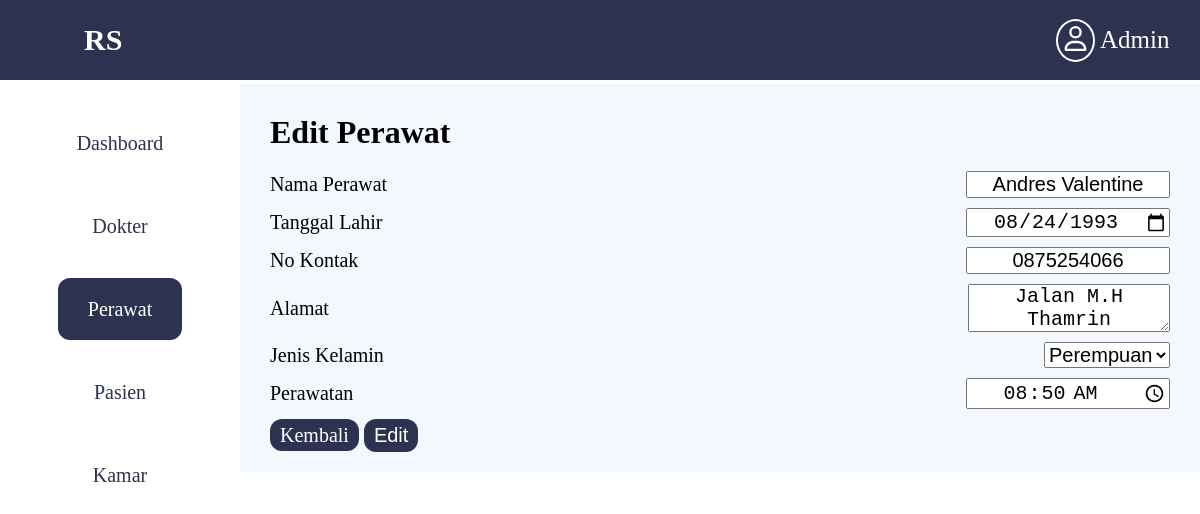
Page /uas/perawat/edit-perawat.php?id=75 on the committed database.
### tables this page shows
CREATE TABLE `perawat` (
  `id_perawat` int(11) NOT NULL,
  `nama_perawat` varchar(30) NOT NULL,
  `tanggal_lahir` date NOT NULL,
  `no_kontak` varchar(15) NOT NULL,
  `alamat` varchar(100) DEFAULT NULL,
  `gender` int(2) NOT NULL,
  `perawatan` time DEFAULT NULL
);

### uas/perawat/edit-perawat.php (the view, shortened to what this page needs)
<!DOCTYPE html>
<html lang="en">
<head>
  <link rel="stylesheet" href="style-edit-perawat.css">
</head>
<body>
  <div class="main-container">
    <div class="header">
      <p class="logo-header">RS</p>
      <div class="account">
        <div class="container-account">
          <img src="../img/icon/user-regular.svg" alt="">
        </div>
        <p>Admin</p>
      </div>
    </div>
    <div class="container">
      <div class="side-menu">
        <div class="dashboard-menu">
          <a href="../index.php">Dashboard</a>
        </div>
        <div class="dokter-menu">
          <a href="../dokter/index.php">Dokter</a>
        </div>
        <div class="perawat-menu">
          <a href="index.php">Perawat</a>
        </div>
        <div class="pasien-menu">
          <a href="../pasien/index.php">Pasien</a>
        </div>
        <div class="kamar-menu">
          <a href="../kamar/index.php">Kamar</a>
        </div>
      </div>
      <div class="right-side">
        <h1 class="judul">Edit Perawat</h1>
        <?php
            $koneksi = mysqli_connect("localhost","root","","uas_web");
            $id = $_GET['id'];
            $edit  = "SELECT * FROM perawat WHERE id_perawat='$id'";
            $hasil = mysqli_query($koneksi,$edit);
            $data = mysqli_fetch_array($hasil);
        ?>
        <div class="form-edit">
            <form method="POST" action="update-perawat.php" class="container-edit">
                <div class="nama">
                    Nama Perawat<input type="text" class="input" name="nama" value="<?php echo $data['nama_perawat']; ?>">
                </div>
                <div class="tanggal">
                    Tanggal Lahir<input type="date" class="input" name="tanggal_lahir" value="<?php echo $data['tanggal_lahir']; ?>">
                </div>
                <div class="nomor">
                    No Kontak<input type="text" class="input" name="no_kontak" value="<?php echo $data['no_kontak']; ?>">
                </div>
                <div class="alamat">
                    Alamat<textarea class="input" name="alamat" rows="2" cols="30"><?php echo $data['alamat']; ?></textarea>
                </div>
                <div class="jenis-kelamin">
                    <label for="gender">Jenis Kelamin</label>
                    <select name="gender" id="gender">
                        <?php if ($data['gender'] == 1) : ?>
                            <option value="1" selected>Laki - laki</option>
                            <option value="2">Perempuan</option>
                        <?php else : ?>
                        <option value="2" selected>Perempuan</option>
                        <?php endif; ?>
                    </select>
                </div>
                <div class="perawatan">
                  Perawatan<input type="time" class="input" name="perawatan" value="<?php echo $data['perawatan']; ?>">
                </div>
                <a href="index.php" class="btn-kembali">Kembali</a>
                <input type="submit" class="btn-edit" value="Edit">
            </form>
        </div>
      </div>
    </div>
  </div>
</body>
</html>

### uas/perawat/style-edit-perawat.css (style rules this page uses)
* { margin: 0; padding: 0; }
.header { position: fixed; display: flex; justify-content: space-between; align-items: center; z-index: 1000; width: 100%; height: 80px; background-color: #2D3250; }
.logo-header { padding-left: 7%; font-size: 30px; font-weight: bold; color: white; }
.account { display: flex; align-items: center; padding-right: 3%; }
.account p { padding-left: 5%; font-size: 25px; color: white; }
.container-account { border: solid 2px white; border-radius: 50%; padding: 5px; }
.account img { width: 25px; height: 25px; }
.container { display: flex; flex-direction: row; justify-content:space-between; height: 100%; }
.side-menu { height: 100%; width: 20%; background-color: #fff; position: fixed; display: flex; flex-direction: column; justify-content: start; align-items: center; margin-top: 6%; }
.right-side { background-color: #F3F8FF; height: 100%; width: 100%; margin-top: 7%; margin-left: 20%; }
.dashboard-menu { margin-top: 25%; }
.dashboard-menu a { font-size: 20px; text-decoration: none; color: #2D3250; }
.dokter-menu { margin-top: 25%; }
.dokter-menu a { font-size: 20px; text-decoration: none; color: #2D3250; }
.perawat-menu { margin-top: 25%; }
.perawat-menu a { font-size: 20px; background-color: #2D3250; padding: 20px 30px; border-radius: 12px; color: white; text-decoration: none; }
.pasien-menu { margin-top: 25%; }
.pasien-menu a { font-size: 20px; text-decoration: none; color: #2D3250; }
.kamar-menu { margin-top: 25%; }
.kamar-menu a { font-size: 20px; text-decoration: none; color: #2D3250; }
.judul { padding: 30px 0 0 30px; }
.form-edit { padding: 20px 30px; }
.container-edit { font-size: 20px; width: 100%; border-radius: 30px; }
.nama, .tanggal, .nomor, .alamat, .jenis-kelamin, .perawatan { display: flex; justify-content: space-between; align-items: center; margin-bottom: 10px; }
.input { text-align: center; font-size: 20px; width: 200px; }
.jenis-kelamin #gender { font-size: 20px; }
.btn-kembali { background-color: #2D3250; color: white; text-decoration: none; padding: 5px 10px; border-radius: 12px; }
.btn-edit { background-color: #2D3250; font-size: 20px; color: white; text-decoration: none; padding: 5px 10px; border-radius: 12px; border: none; cursor: pointer; }

### rows in the picture
perawat: nama "Andres Valentine", tanggal_lahir "08/24/1993", no_kontak "0875254066", alamat "Jalan M.H Thamrin", gender "Perempuan", perawatan "08:50:00"
